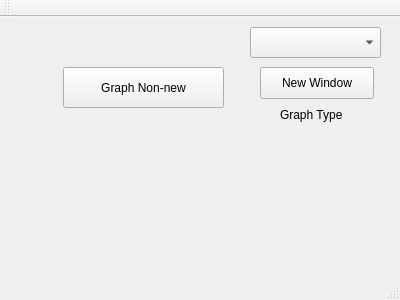
<?xml version="1.0" encoding="UTF-8"?>
<ui version="4.0">
 <class>MainWindow</class>
 <widget class="QMainWindow" name="MainWindow">
  <property name="geometry">
   <rect>
    <x>0</x>
    <y>0</y>
    <width>400</width>
    <height>300</height>
   </rect>
  </property>
  <property name="windowTitle">
   <string>MainWindow</string>
  </property>
  <widget class="QWidget" name="centralWidget">
   <widget class="QComboBox" name="comboBox">
    <property name="geometry">
     <rect>
      <x>250</x>
      <y>10</y>
      <width>131</width>
      <height>31</height>
     </rect>
    </property>
   </widget>
   <widget class="QPushButton" name="pushButton">
    <property name="geometry">
     <rect>
      <x>260</x>
      <y>50</y>
      <width>114</width>
      <height>32</height>
     </rect>
    </property>
    <property name="text">
     <string>New Window</string>
    </property>
   </widget>
   <widget class="QLabel" name="label">
    <property name="geometry">
     <rect>
      <x>280</x>
      <y>90</y>
      <width>81</width>
      <height>16</height>
     </rect>
    </property>
    <property name="text">
     <string>Graph Type</string>
    </property>
   </widget>
   <widget class="QPushButton" name="pushButton_2">
    <property name="geometry">
     <rect>
      <x>63</x>
      <y>50</y>
      <width>161</width>
      <height>41</height>
     </rect>
    </property>
    <property name="text">
     <string>Graph Non-new</string>
    </property>
   </widget>
  </widget>
  <widget class="QMenuBar" name="menuBar">
   <property name="geometry">
    <rect>
     <x>0</x>
     <y>0</y>
     <width>400</width>
     <height>22</height>
    </rect>
   </property>
  </widget>
  <widget class="QToolBar" name="mainToolBar">
   <attribute name="toolBarArea">
    <enum>TopToolBarArea</enum>
   </attribute>
   <attribute name="toolBarBreak">
    <bool>false</bool>
   </attribute>
  </widget>
  <widget class="QStatusBar" name="statusBar"/>
 </widget>
 <layoutdefault spacing="6" margin="11"/>
 <resources/>
 <connections/>
</ui>
